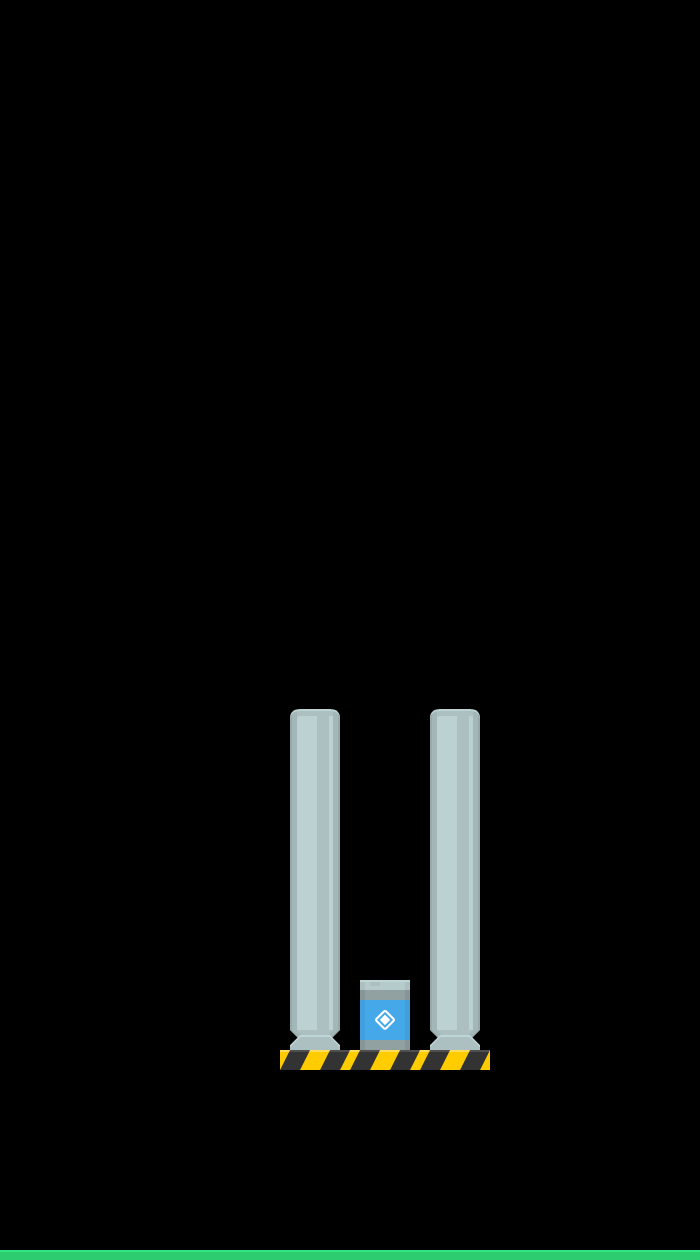

Below is a game level as drawn by its tile map, then a one-line description and the .tmx file that defines it, in full:
An orthogonal 10x18 tile map with 70x70 px tiles, 1 tile layer (Tile Layer 1) and 6 objects (4x collision, player, exit).

<map version="1.4" tiledversion="1.4.3" orientation="orthogonal" renderorder="right-down" width="10" height="18" tilewidth="70" tileheight="70" infinite="0" nextlayerid="4" nextobjectid="8">
 <tileset firstgid="1" source="Rocket.tsx" />
 <layer id="1" name="Tile Layer 1" width="10" height="18">
  <data encoding="csv">
0,0,0,0,0,0,0,0,0,0,
0,0,0,0,0,0,0,0,0,0,
0,0,0,0,0,0,0,0,0,0,
0,0,0,0,0,0,0,0,0,0,
0,0,0,0,0,0,0,0,0,0,
0,0,0,0,0,0,0,0,0,0,
0,0,0,0,0,0,0,0,0,0,
0,0,0,0,0,0,0,0,0,0,
0,0,0,0,0,0,0,0,0,0,
0,0,0,0,0,0,0,0,0,0,
0,0,0,0,86,0,86,0,0,0,
0,0,0,0,85,0,85,0,0,0,
0,0,0,0,85,0,85,0,0,0,
0,0,0,0,85,0,85,0,0,0,
0,0,0,0,99,90,99,0,0,0,
0,0,0,0,64,64,64,0,0,0,
0,0,0,0,0,0,0,0,0,0,
11,11,11,11,11,11,11,11,11,11
</data>
 </layer>
 <objectgroup id="2" name="objects">
  <object id="1" name="player" x="371.312" y="1147.69" width="19.6908" height="29.5362" />
  <object id="3" name="exit" x="362.499" y="982.23" width="46.1621" height="62.7881" />
 </objectgroup>
 <objectgroup id="3" name="physics">
  <object id="4" name="collision" x="281" y="1051.5" width="209.5" height="18.5" />
  <object id="5" name="collision" x="292.5" y="714" width="45.5" height="336" />
  <object id="6" name="collision" x="433.25" y="715" width="45.5" height="336" />
  <object id="7" name="collision" x="1" y="1250" width="699" height="44" />
 </objectgroup>
</map>
